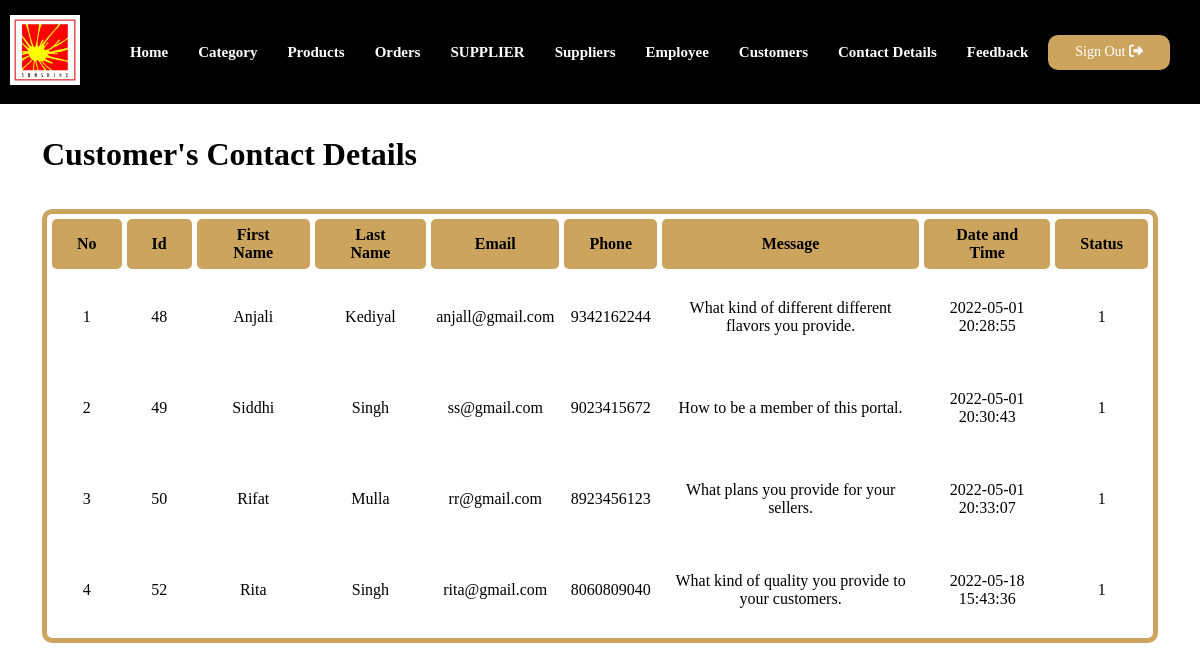
Before: /admin/contact-details.php (signed in) with the older database file.
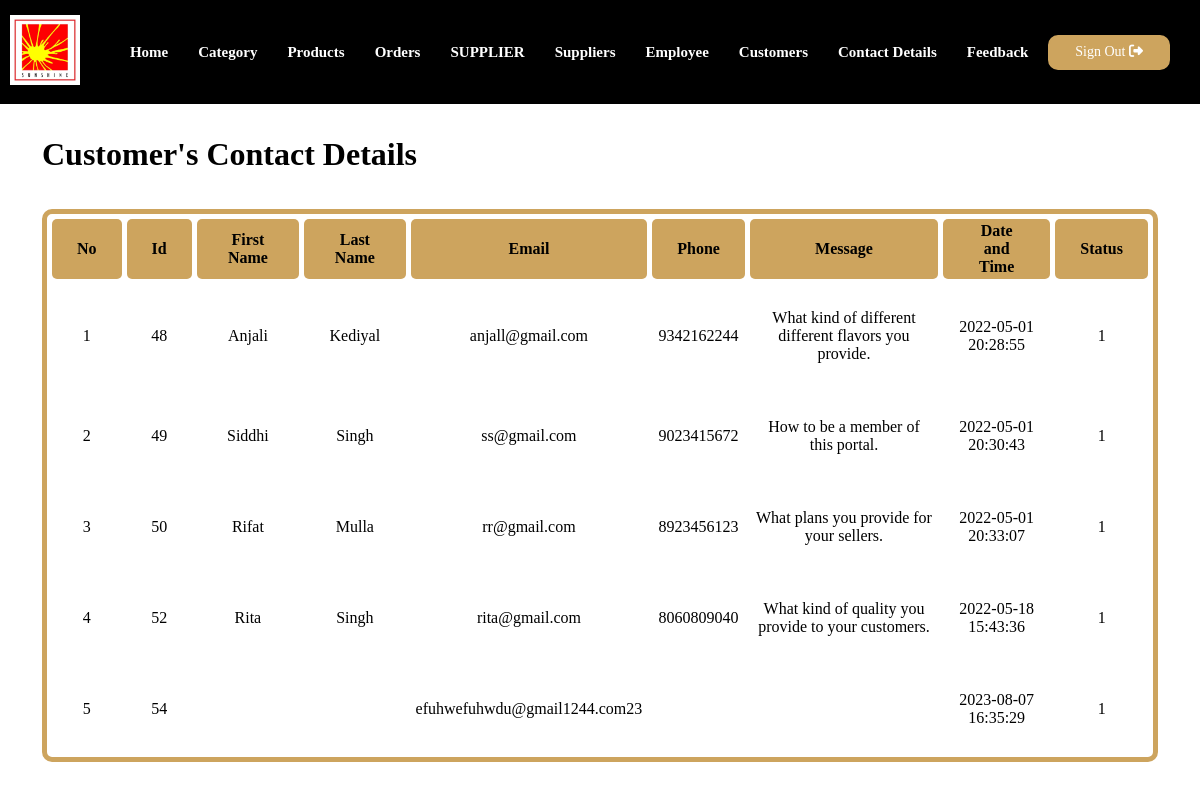
After: the same page with the newer database file.
### tables this page shows
CREATE TABLE `contact_us` (
  `id` int(11) NOT NULL,
  `first_name` varchar(50) NOT NULL,
  `last_name` varchar(50) NOT NULL,
  `email` varchar(200) NOT NULL,
  `phone` varchar(11) NOT NULL,
  `message` text NOT NULL,
  `datetime` datetime NOT NULL DEFAULT current_timestamp(),
  `status` int(11) NOT NULL DEFAULT 1
);

### admin/contact-details.php (the view)
<?php include('partials/menuu.php');?>
<div class="main-content">
    <div class="wrapper">
        <h1>Customer's Contact Details</h1><br><br>
    <table  cellspacing="5px" >
        <thead style="height: 50px;">
            <tr>
                <th>No</th>
                <th>Id</th>
                <th>First Name</th>
                <th>Last Name</th>
                <th>Email</th>
                <th>Phone</th>
                <th>Message</th>
                <th>Date and Time</th>
                <th>Status</th>
            </tr>
        </thead>
            <?php
                $sql = "SELECT * FROM contact_us";
                $res = mysqli_query($conn,$sql);
                $count = mysqli_num_rows($res);
                $sn = 1;
                if($count>0)
                {
                    while($row=mysqli_fetch_assoc($res))
                    {
                        $id = $row['id'];
                        $first_name = $row['first_name'];
                        $last_name = $row['last_name'];
                        $email = $row['email'];
                        $phone = $row['phone'];
                        $message = $row['message'];
                        $datetime = $row['datetime'];
                        $status = $row['status']
                        ?>
                    <tr>
                        <td><?php echo $sn++; ?></td>
                        <td><?php echo $id; ?></td>
                        <td><?php echo $first_name; ?></td>
                        <td><?php echo $last_name; ?></td>
                        <td><?php echo $email; ?></td>
                        <td><?php echo $phone; ?></td>
                        <td><?php echo $message; ?></td>
                        <td><?php echo $datetime; ?></td>
                        <td><?php echo $status; ?></td>
                    </tr>
                        <?php
                    }
                }
            ?>
        </table>
    </div>
</div>

Changed rows visible on the page:
added contact_us: id "54", email "efuhwefuhwdu@gmail1244.com23", datetime "2023-08-07 16:35:29", status "1"
